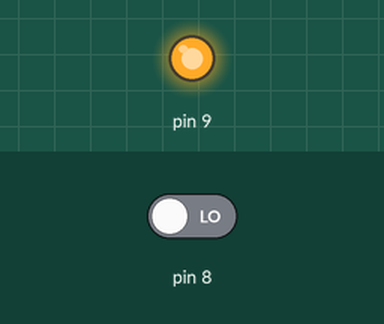
A sketch run on a simulated Arduino Uno, built with avr-gcc and run on an emulated ATmega328P. Parts: output pins drawn as LEDs (lit = HIGH). The test bench sets the inputs (shaded band); at power-on: pin 8 LOW. What the sketch prints to the serial monitor is not drawn.

Above: at 1.2 s.
1.3 s: pin 8 driven HIGH
At 1.8 s:
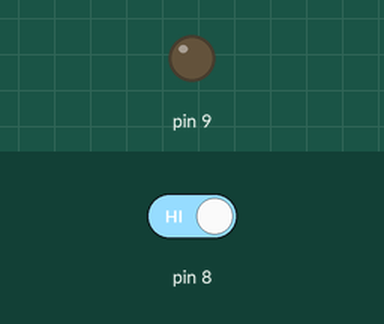
5.8 s: pin 8 driven LOW
At 6.5 s:
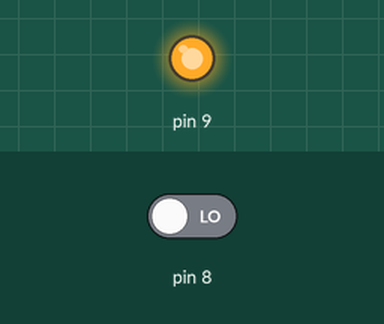
Timing chart, 0 to 8.8 s (numbered marks = the images above; inputs shaded):
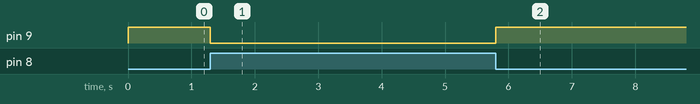

The sketch:

I2C.ino
```cpp
#include <Wire.h>

void setup() {
  Wire.begin(8);
  Wire.onReceive(receiveEvent);

  Serial.begin(9600); // For communication with PC
  Serial.println("We're live");

  pinMode(8, INPUT);
  pinMode(9, OUTPUT);
}

void loop() {
  if (digitalRead(8) == HIGH) {
    digitalWrite(9, LOW);
  } else {
    digitalWrite(9, HIGH);
  }
}

void receiveEvent(int numBytes) {
  int count;
  uint8_t x;
  for (count = 0; count < numBytes; count++) {
    x = Wire.read(); // Receive byte as unsigned char
    Serial.print((char)x); // Print ASCII representation of byte to serial monitor
  }
  Serial.print("\n");
}
```

Measured:
- after the input at 1.3 s, pin 9: HIGH → LOW at once
- after the input at 5.8 s, pin 9: LOW → HIGH at once
